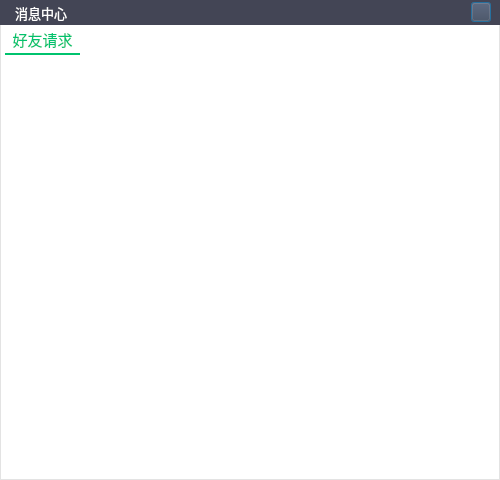
<?xml version="1.0" encoding="UTF-8"?>
<ui version="4.0">
 <class>STMessageCenterClass</class>
 <widget class="QDialog" name="STMessageCenterClass">
  <property name="geometry">
   <rect>
    <x>0</x>
    <y>0</y>
    <width>500</width>
    <height>480</height>
   </rect>
  </property>
  <property name="minimumSize">
   <size>
    <width>500</width>
    <height>480</height>
   </size>
  </property>
  <property name="maximumSize">
   <size>
    <width>500</width>
    <height>480</height>
   </size>
  </property>
  <property name="windowTitle">
   <string>STMessageCenter</string>
  </property>
  <property name="styleSheet">
   <string notr="true">QDialog {background-color: #ffffff;border: 1px solid #e3e3e3;}</string>
  </property>
  <layout class="QVBoxLayout" name="verticalLayout">
   <property name="spacing">
    <number>0</number>
   </property>
   <property name="leftMargin">
    <number>0</number>
   </property>
   <property name="topMargin">
    <number>0</number>
   </property>
   <property name="rightMargin">
    <number>0</number>
   </property>
   <property name="bottomMargin">
    <number>0</number>
   </property>
   <item>
    <widget class="QWidget" name="widTitle" native="true">
     <property name="minimumSize">
      <size>
       <width>0</width>
       <height>25</height>
      </size>
     </property>
     <property name="maximumSize">
      <size>
       <width>16777215</width>
       <height>25</height>
      </size>
     </property>
     <property name="styleSheet">
      <string notr="true">background-color: #434555;</string>
     </property>
     <layout class="QHBoxLayout" name="horizontalLayout_10">
      <property name="spacing">
       <number>0</number>
      </property>
      <property name="leftMargin">
       <number>15</number>
      </property>
      <property name="topMargin">
       <number>0</number>
      </property>
      <property name="rightMargin">
       <number>0</number>
      </property>
      <property name="bottomMargin">
       <number>0</number>
      </property>
      <item>
       <widget class="QLabel" name="label_3">
        <property name="font">
         <font>
          <family>微软雅黑</family>
          <pointsize>10</pointsize>
         </font>
        </property>
        <property name="styleSheet">
         <string notr="true">color: rgb(255, 255, 255);</string>
        </property>
        <property name="text">
         <string>消息中心</string>
        </property>
       </widget>
      </item>
      <item>
       <spacer name="horizontalSpacer_5">
        <property name="orientation">
         <enum>Qt::Horizontal</enum>
        </property>
        <property name="sizeHint" stdset="0">
         <size>
          <width>448</width>
          <height>20</height>
         </size>
        </property>
       </spacer>
      </item>
      <item>
       <widget class="QWidget" name="widget_17" native="true">
        <layout class="QHBoxLayout" name="horizontalLayout_9">
         <property name="topMargin">
          <number>0</number>
         </property>
         <property name="bottomMargin">
          <number>0</number>
         </property>
         <item>
          <widget class="QPushButton" name="pbClose">
           <property name="minimumSize">
            <size>
             <width>20</width>
             <height>20</height>
            </size>
           </property>
           <property name="maximumSize">
            <size>
             <width>20</width>
             <height>20</height>
            </size>
           </property>
           <property name="styleSheet">
            <string notr="true">
QPushButton{border-image: url(:/SoftTerminal/images/close.png);}

QPushButton:hover:!pressed {
	
	background-color: #ff6741;
}</string>
           </property>
           <property name="text">
            <string/>
           </property>
          </widget>
         </item>
        </layout>
       </widget>
      </item>
     </layout>
    </widget>
   </item>
   <item>
    <widget class="QWidget" name="widget" native="true">
     <layout class="QVBoxLayout" name="verticalLayout_4">
      <property name="spacing">
       <number>0</number>
      </property>
      <property name="leftMargin">
       <number>5</number>
      </property>
      <property name="topMargin">
       <number>0</number>
      </property>
      <property name="rightMargin">
       <number>5</number>
      </property>
      <property name="bottomMargin">
       <number>5</number>
      </property>
      <item>
       <widget class="QTabWidget" name="tabWidget">
        <property name="font">
         <font>
          <family>微软雅黑</family>
          <pointsize>11</pointsize>
         </font>
        </property>
        <property name="autoFillBackground">
         <bool>false</bool>
        </property>
        <property name="styleSheet">
         <string notr="true">QTabWidget{background-color: #ffffff;}
QTabWidget::pane{border:0px;}

/*QTabWidget::tab-bar{alignment:center;}*/

#tabWidget QTabBar::tab
{
    min-width: 75px;
    min-height: 28px;
	font: 10pt &quot;微软雅黑&quot;;
}


#tabWidget QTabBar::tab:selected
{
    border-bottom: 2px solid #00c36e;
	color:#00c36e;
}

#tabWidget QTabBar::tab:!selected
{
    border-bottom: 0px;
	color: rgb(67, 69, 85);
}
</string>
        </property>
        <property name="tabPosition">
         <enum>QTabWidget::North</enum>
        </property>
        <property name="tabShape">
         <enum>QTabWidget::Rounded</enum>
        </property>
        <property name="currentIndex">
         <number>0</number>
        </property>
        <property name="elideMode">
         <enum>Qt::ElideMiddle</enum>
        </property>
        <property name="usesScrollButtons">
         <bool>false</bool>
        </property>
        <property name="tabsClosable">
         <bool>false</bool>
        </property>
        <property name="tabBarAutoHide">
         <bool>false</bool>
        </property>
        <widget class="QWidget" name="twNewFriend">
         <attribute name="title">
          <string>好友请求</string>
         </attribute>
         <layout class="QVBoxLayout" name="verticalLayout_3">
          <property name="spacing">
           <number>0</number>
          </property>
          <property name="leftMargin">
           <number>0</number>
          </property>
          <property name="topMargin">
           <number>0</number>
          </property>
          <property name="rightMargin">
           <number>0</number>
          </property>
          <property name="bottomMargin">
           <number>0</number>
          </property>
          <item alignment="Qt::AlignTop">
           <widget class="QWidget" name="widNewFriendMessage" native="true">
            <property name="styleSheet">
             <string notr="true">QWidget#widMessage{background-color: rgb(255, 255, 255);}</string>
            </property>
            <layout class="QVBoxLayout" name="verticalLayout_2">
             <property name="spacing">
              <number>0</number>
             </property>
             <property name="leftMargin">
              <number>0</number>
             </property>
             <property name="topMargin">
              <number>0</number>
             </property>
             <property name="rightMargin">
              <number>0</number>
             </property>
             <property name="bottomMargin">
              <number>0</number>
             </property>
            </layout>
           </widget>
          </item>
         </layout>
        </widget>
       </widget>
      </item>
     </layout>
    </widget>
   </item>
  </layout>
 </widget>
 <resources>
  <include location="../res/softterminal.qrc"/>
 </resources>
 <connections/>
</ui>
